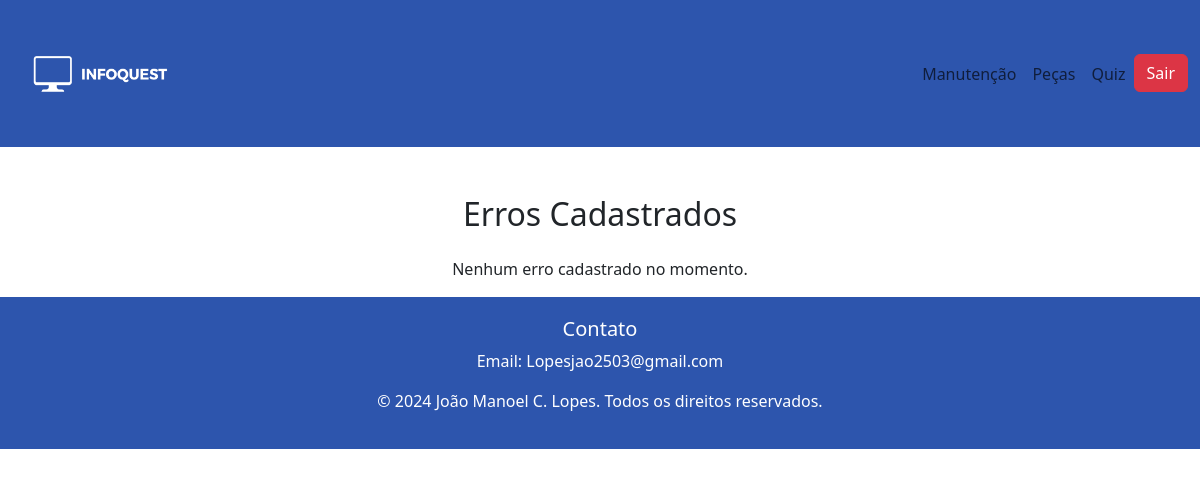
Before: /View/Vererro.php (signed in) with the older database file.
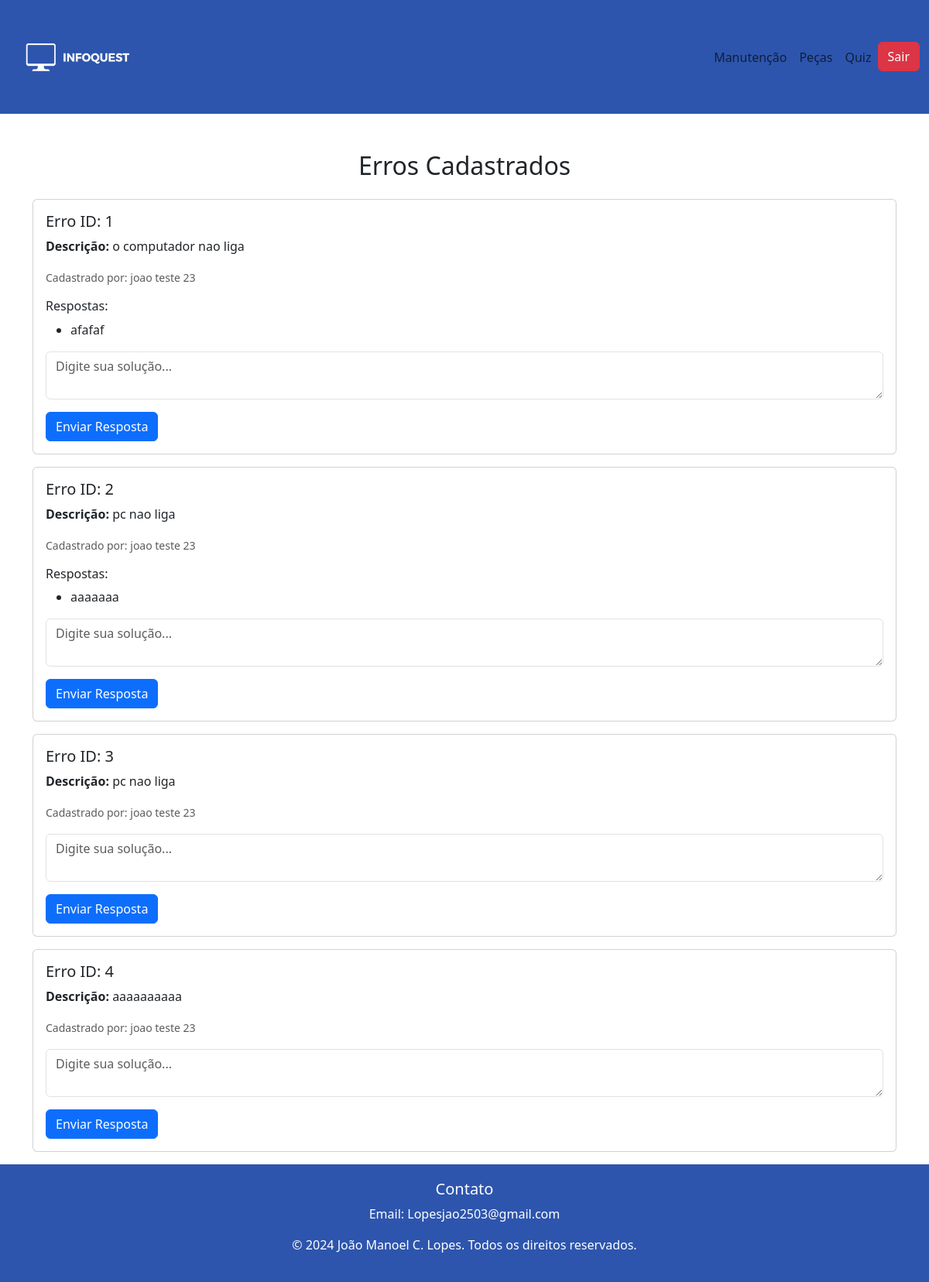
After: the same page with the newer database file.
### tables this page shows
CREATE TABLE `erros` (
  `idErro` int(11) NOT NULL,
  `descricaoErro` text NOT NULL,
  `idAluno` int(11) NOT NULL
);

CREATE TABLE `aluno` (
  `idAluno` int(11) NOT NULL,
  `nome` varchar(100) NOT NULL,
  `email` varchar(100) DEFAULT NULL,
  `matricula` varchar(50) DEFAULT NULL,
  `dataNasc` date NOT NULL,
  `senha` varchar(20) NOT NULL
);

CREATE TABLE `resposta_erro` (
  `idRespostaErro` int(11) NOT NULL,
  `idErro` int(11) NOT NULL,
  `resposta` text NOT NULL,
  `idUsuario` int(11) NOT NULL,
  `tipoUsuario` enum('aluno','professor') NOT NULL
);

### View/VerErro.php (the view, shortened to what this page needs)
<?php
$pdo = new PDO("mysql:host=localhost;dbname=bdinfoquest;charset=utf8", "root", "");
?>
<!DOCTYPE html>
<html lang="pt-BR">
<head>
    <link rel="stylesheet" href="https://cdn.jsdelivr.net/npm/bootstrap@5.3.0-alpha1/dist/css/bootstrap.min.css">
</head>
<body>
    <?php require_once "navbar.php"; ?>
    <div class="container mt-5">
        <h2 class="text-center mb-4">Erros Cadastrados</h2>
        <?php
        $stmt = $pdo->query("SELECT e.idErro, e.descricaoErro, a.nome AS nomeAluno
                             FROM erros e
                             JOIN aluno a ON e.idAluno = a.idAluno");
        $erros = $stmt->fetchAll(PDO::FETCH_ASSOC);
        ?>
        <?php if (count($erros) > 0): ?>
            <?php foreach ($erros as $erro): ?>
                <div class="card mb-3">
                    <div class="card-body">
                        <h5 class="card-title">Erro ID: <?php echo $erro['idErro']; ?></h5>
                        <p class="card-text"><strong>Descrição:</strong> <?php echo htmlspecialchars($erro['descricaoErro']); ?></p>
                        <p class="card-text"><small class="text-muted">Cadastrado por: <?php echo htmlspecialchars($erro['nomeAluno']); ?></small></p>
                        <?php
                        $stmt = $pdo->prepare("SELECT resposta
                                               FROM resposta_erro
                                               WHERE idErro = :idErro");
                        $stmt->bindParam(':idErro', $erro['idErro'], PDO::PARAM_INT);
                        $stmt->execute();
                        $respostas = $stmt->fetchAll(PDO::FETCH_ASSOC);
                        ?>
                        <?php if (count($respostas) > 0): ?>
                            <div class="mt-3">
                                <h6>Respostas:</h6>
                                <ul>
                                    <?php foreach ($respostas as $resposta): ?>
                                        <li>
                                            <?php echo htmlspecialchars($resposta['resposta']); ?>
                                        </li>
                                    <?php endforeach; ?>
                                </ul>
                            </div>
                        <?php endif; ?>
                        <form method="POST" class="mt-3">
                            <div class="mb-3">
                                <textarea name="resposta" class="form-control" rows="2" placeholder="Digite sua solução..." required></textarea>
                            </div>
                            <button type="submit" class="btn btn-primary">Enviar Resposta</button>
                        </form>
                    </div>
                </div>
            <?php endforeach; ?>
        <?php else: ?>
            <p class="text-center">Nenhum erro cadastrado no momento.</p>
        <?php endif; ?>
    </div>
    <footer><?php require_once "footer.php"; ?></footer>
</body>
</html>

### View/navbar.php (shortened to what this page needs)
<!DOCTYPE html>
<html lang="pt-br">
<head>
    <link href="https://cdn.jsdelivr.net/npm/bootstrap@5.3.3-alpha1/dist/css/bootstrap.min.css" rel="stylesheet">
</head>
<body>
    <nav class="navbar navbar-expand-lg custom-navbar">
        <div class="container-fluid">
            <a class="navbar-brand" href="Home.php" ; ">
                <img src=" imagens/logo.png" alt=" Logo" width="180" height="120"
                class="d-inline-block align-text-top">
            </a>
            <div class="collapse navbar-collapse" id="navbarNav">
                <ul class="navbar-nav ms-auto">
                    <li class="nav-item">
                        <a class="nav-link" href="CadastrarEroo.php">Manutenção</a>
                    </li>
                    <li class="nav-item">
                        <a class="nav-link" href="pecas.php">Peças</a>
                    </li>
                    <?php
                    if (isset($_SESSION['tipo']) && ($_SESSION['tipo']) == "aluno") {
                        ?>
                        <li class="nav-item">
                            <a class="nav-link" href="exibir_quizzes.php">Quiz</a>
                        </li>
                        <?php
                    }
                    ?>
                    <?php
                    if (isset($_SESSION['tipo'])) {
                        ?>
                        <li class="nav-item">
                            <a class="btn btn-danger" href="logout.php">Sair</a>
                        </li>
                        <?php
                    } else {
                        ?>
                        <li class="nav-item">
                            <a class="btn btn-primary" href="login.php" role="button">Login</a>
                        </li>
                        <?php
                    }
                    ?>
                </ul>
            </div>
        </div>
    </nav>
</body>
</html>

### View/footer.php (shortened to what this page needs)
<!DOCTYPE html>
<html lang="pt-br">
<head>
    <link href="https://cdn.jsdelivr.net/npm/bootstrap@5.3.0-alpha1/dist/css/bootstrap.min.css" rel="stylesheet">
</head>
<body>
    <footer class="custom-footer">
        <div class="container text-center">
            <div class="row">
                <div class="">
                    <h5>Contato</h5>
                    <p>Email: Lopesjao2503@gmail.com</p>
                </div>
            </div>
            <p>&copy; <?php echo date("Y"); ?> João Manoel C. Lopes. Todos os direitos reservados.</p>
        </div>
    </footer>
</body>
</html>

### View/navbar.php (style rules this page uses)
.custom-navbar { background-color: #2D55AD; color: white; }

### View/footer.php (style rules this page uses)
.custom-footer { color: white; background-color: #2D55AD; padding: 20px 0; }

Changed rows visible on the page:
added erros: idErro "1", descricaoErro "o computador nao liga", idAluno.nome "joao teste 23"
added resposta_erro: resposta "afafaf", shown under "1"
added erros: idErro "2", descricaoErro "pc nao liga", idAluno.nome "joao teste 23"
added resposta_erro: resposta "aaaaaaa", shown under "2"
added erros: idErro "3", descricaoErro "pc nao liga", idAluno.nome "joao teste 23"
added erros: idErro "4", descricaoErro "aaaaaaaaaa", idAluno.nome "joao teste 23"
Other visible differences:
text no longer shown: "Nenhum erro cadastrado no momento."
